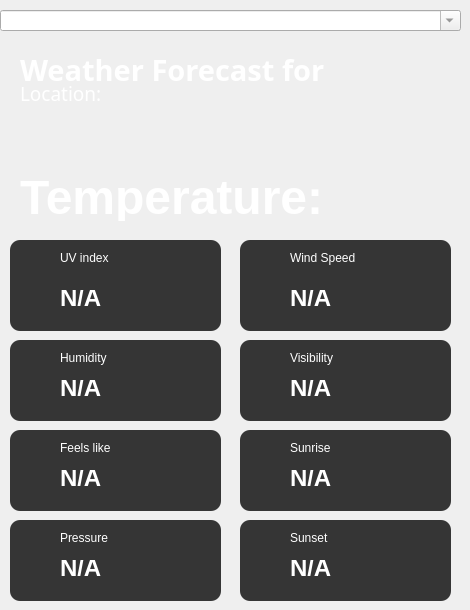
     <widget class="QFrame" name="Middle">
      <property name="maximumSize">
       <size>
        <width>475</width>
        <height>16777215</height>
       </size>
      </property>
      <widget class="QComboBox" name="comboBox">
       <property name="geometry">
        <rect>
         <x>0</x>
         <y>10</y>
         <width>461</width>
         <height>21</height>
        </rect>
       </property>
       <property name="maximumSize">
        <size>
         <width>16777215</width>
         <height>16777215</height>
        </size>
       </property>
       <property name="styleSheet">
        <string notr="true">alternate-background-color: rgb(0, 0, 0);
selection-color: rgb(0, 0, 0);
color: rgb(97, 97, 97);</string>
       </property>
       <property name="editable">
        <bool>true</bool>
       </property>
       <property name="currentText">
        <string/>
       </property>
       <property name="placeholderText">
        <string>Enter Location (ex. Bangkok)</string>
       </property>
      </widget>
      <widget class="QLabel" name="location_label">
       <property name="geometry">
        <rect>
         <x>20</x>
         <y>80</y>
         <width>131</width>
         <height>21</height>
        </rect>
       </property>
       <property name="font">
        <font>
         <family>Arial Unicode MS</family>
         <pointsize>14</pointsize>
         <bold>false</bold>
         <kerning>true</kerning>
        </font>
       </property>
       <property name="styleSheet">
        <string notr="true">color: rgb(255, 255, 255);</string>
       </property>
       <property name="text">
        <string>Location:</string>
       </property>
       <property name="alignment">
        <set>Qt::AlignLeading|Qt::AlignLeft|Qt::AlignTop</set>
       </property>
      </widget>
      <widget class="QLabel" name="label">
       <property name="geometry">
        <rect>
         <x>20</x>
         <y>50</y>
         <width>311</width>
         <height>31</height>
        </rect>
       </property>
       <property name="font">
        <font>
         <family>Arial Unicode MS</family>
         <pointsize>22</pointsize>
         <bold>true</bold>
        </font>
       </property>
       <property name="styleSheet">
        <string notr="true">color: rgb(255, 255, 255);</string>
       </property>
       <property name="text">
        <string>Weather Forecast for</string>
       </property>
       <property name="alignment">
        <set>Qt::AlignLeading|Qt::AlignLeft|Qt::AlignTop</set>
       </property>
      </widget>
      <widget class="QLabel" name="temperature_label">
       <property name="geometry">
        <rect>
         <x>20</x>
         <y>170</y>
         <width>311</width>
         <height>51</height>
        </rect>
       </property>
       <property name="font">
        <font>
         <family>Arial</family>
         <pointsize>36</pointsize>
         <bold>true</bold>
        </font>
       </property>
       <property name="styleSheet">
        <string notr="true">color: rgb(255, 255, 255);</string>
       </property>
       <property name="text">
        <string>Temperature:</string>
       </property>
       <property name="alignment">
        <set>Qt::AlignLeading|Qt::AlignLeft|Qt::AlignTop</set>
       </property>
      </widget>
      <widget class="QLabel" name="weathericon_indicator">
       <property name="geometry">
        <rect>
         <x>310</x>
         <y>90</y>
         <width>131</width>
         <height>131</height>
        </rect>
       </property>
       <property name="text">
        <string/>
       </property>
       <property name="pixmap">
        <pixmap>../Icons/sun_869869.png</pixmap>
       </property>
       <property name="scaledContents">
        <bool>true</bool>
       </property>
      </widget>
      <widget class="QFrame" name="UVindex_frame">
       <property name="geometry">
        <rect>
         <x>10</x>
         <y>240</y>
         <width>211</width>
         <height>91</height>
        </rect>
       </property>
       <property name="mouseTracking">
        <bool>true</bool>
       </property>
       <property name="tabletTracking">
        <bool>true</bool>
       </property>
       <property name="styleSheet">
        <string notr="true">background-color: rgb(53, 53, 53);
border-radius: 10px;</string>
       </property>
       <widget class="QLabel" name="label_4">
        <property name="geometry">
         <rect>
          <x>50</x>
          <y>10</y>
          <width>58</width>
          <height>16</height>
         </rect>
        </property>
        <property name="font">
         <font>
          <family>Arial</family>
         </font>
        </property>
        <property name="styleSheet">
         <string notr="true">color: rgb(255, 255, 255);</string>
        </property>
        <property name="text">
         <string>UV index</string>
        </property>
       </widget>
       <widget class="QLabel" name="uvindex_icon">
        <property name="geometry">
         <rect>
          <x>20</x>
          <y>10</y>
          <width>21</width>
          <height>21</height>
         </rect>
        </property>
        <property name="text">
         <string/>
        </property>
        <property name="pixmap">
         <pixmap>../Icons/uvindex_icon.png</pixmap>
        </property>
        <property name="scaledContents">
         <bool>true</bool>
        </property>
       </widget>
       <widget class="QLabel" name="uvindex_value">
        <property name="geometry">
         <rect>
          <x>50</x>
          <y>50</y>
          <width>61</width>
          <height>16</height>
         </rect>
        </property>
        <property name="font">
         <font>
          <family>Arial</family>
          <pointsize>18</pointsize>
          <bold>true</bold>
         </font>
        </property>
        <property name="styleSheet">
         <string notr="true">color: rgb(255, 255, 255);</string>
        </property>
        <property name="text">
         <string>N/A</string>
        </property>
       </widget>
      </widget>
      <widget class="QFrame" name="Windspeed_frame">
       <property name="geometry">
        <rect>
         <x>240</x>
         <y>240</y>
         <width>211</width>
         <height>91</height>
        </rect>
       </property>
       <property name="mouseTracking">
        <bool>true</bool>
       </property>
       <property name="styleSheet">
        <string notr="true">background-color: rgb(53, 53, 53);
border-radius: 10px;</string>
       </property>
       <widget class="QLabel" name="label_7">
        <property name="geometry">
         <rect>
          <x>50</x>
          <y>10</y>
          <width>71</width>
          <height>16</height>
         </rect>
        </property>
        <property name="font">
         <font>
          <family>Arial</family>
         </font>
        </property>
        <property name="styleSheet">
         <string notr="true">color: rgb(255, 255, 255);</string>
        </property>
        <property name="text">
         <string>Wind Speed</string>
        </property>
       </widget>
       <widget class="QLabel" name="windspeed_icon">
        <property name="geometry">
         <rect>
          <x>20</x>
          <y>10</y>
          <width>21</width>
          <height>21</height>
         </rect>
        </property>
        <property name="text">
         <string/>
        </property>
        <property name="pixmap">
         <pixmap>../Icons/windspeed.png</pixmap>
        </property>
        <property name="scaledContents">
         <bool>true</bool>
        </property>
       </widget>
       <widget class="QLabel" name="windspeed_value">
        <property name="geometry">
         <rect>
          <x>50</x>
          <y>50</y>
          <width>111</width>
          <height>16</height>
         </rect>
        </property>
        <property name="font">
         <font>
          <family>Arial</family>
          <pointsize>18</pointsize>
          <bold>true</bold>
         </font>
        </property>
        <property name="styleSheet">
         <string notr="true">color: rgb(255, 255, 255);</string>
        </property>
        <property name="text">
         <string>N/A</string>
        </property>
       </widget>
       <zorder>label_7</zorder>
       <zorder>windspeed_value</zorder>
       <zorder>windspeed_icon</zorder>
      </widget>
      <widget class="QFrame" name="Humidity_frame">
       <property name="geometry">
        <rect>
         <x>10</x>
         <y>340</y>
         <width>211</width>
         <height>81</height>
        </rect>
       </property>
       <property name="mouseTracking">
        <bool>true</bool>
       </property>
       <property name="styleSheet">
        <string notr="true">background-color: rgb(53, 53, 53);
border-radius: 10px;</string>
       </property>
       <widget class="QLabel" name="label_5">
        <property name="geometry">
         <rect>
          <x>50</x>
          <y>10</y>
          <width>58</width>
          <height>16</height>
         </rect>
        </property>
        <property name="font">
         <font>
          <family>Arial</family>
         </font>
        </property>
        <property name="styleSheet">
         <string notr="true">color: rgb(255, 255, 255);</string>
        </property>
        <property name="text">
         <string>Humidity</string>
        </property>
       </widget>
       <widget class="QLabel" name="humidity_icon">
        <property name="geometry">
         <rect>
          <x>20</x>
          <y>10</y>
          <width>21</width>
          <height>21</height>
         </rect>
        </property>
        <property name="text">
         <string/>
        </property>
        <property name="pixmap">
         <pixmap>../Icons/humidity_icon.png</pixmap>
        </property>
        <property name="scaledContents">
         <bool>true</bool>
        </property>
       </widget>
       <widget class="QLabel" name="humidity_value">
        <property name="geometry">
         <rect>
          <x>50</x>
          <y>40</y>
          <width>71</width>
          <height>16</height>
         </rect>
        </property>
        <property name="font">
         <font>
          <family>Arial</family>
          <pointsize>18</pointsize>
          <bold>true</bold>
         </font>
        </property>
        <property name="styleSheet">
         <string notr="true">color: rgb(255, 255, 255);</string>
        </property>
        <property name="text">
         <string>N/A</string>
        </property>
       </widget>
      </widget>
      <widget class="QFrame" name="Visibility_frame">
       <property name="geometry">
        <rect>
         <x>240</x>
         <y>340</y>
         <width>211</width>
         <height>81</height>
        </rect>
       </property>
       <property name="mouseTracking">
        <bool>true</bool>
       </property>
       <property name="styleSheet">
        <string notr="true">background-color: rgb(53, 53, 53);
border-radius: 10px;</string>
       </property>
       <widget class="QLabel" name="label_6">
        <property name="geometry">
         <rect>
          <x>50</x>
          <y>10</y>
          <width>58</width>
          <height>16</height>
         </rect>
        </property>
        <property name="font">
         <font>
          <family>Arial</family>
         </font>
        </property>
        <property name="styleSheet">
         <string notr="true">color: rgb(255, 255, 255);</string>
        </property>
        <property name="text">
         <string>Visibility</string>
        </property>
       </widget>
       <widget class="QLabel" name="visibility_icon">
        <property name="geometry">
         <rect>
          <x>20</x>
          <y>10</y>
          <width>21</width>
          <height>21</height>
         </rect>
        </property>
        <property name="text">
         <string/>
        </property>
        <property name="pixmap">
         <pixmap>../Icons/visibility_icon.png</pixmap>
        </property>
        <property name="scaledContents">
         <bool>true</bool>
        </property>
       </widget>
       <widget class="QLabel" name="visibility_value">
        <property name="geometry">
         <rect>
          <x>50</x>
          <y>40</y>
          <width>91</width>
          <height>16</height>
         </rect>
        </property>
        <property name="font">
         <font>
          <family>Arial</family>
          <pointsize>18</pointsize>
          <bold>true</bold>
         </font>
        </property>
        <property name="styleSheet">
         <string notr="true">color: rgb(255, 255, 255);</string>
        </property>
        <property name="text">
         <string>N/A</string>
        </property>
       </widget>
      </widget>
      <widget class="QFrame" name="feelslike_frame">
       <property name="geometry">
        <rect>
         <x>10</x>
         <y>430</y>
         <width>211</width>
         <height>81</height>
        </rect>
       </property>
       <property name="mouseTracking">
        <bool>true</bool>
       </property>
       <property name="styleSheet">
        <string notr="true">background-color: rgb(53, 53, 53);
border-radius: 10px;</string>
       </property>
       <widget class="QLabel" name="label_9">
        <property name="geometry">
         <rect>
          <x>50</x>
          <y>10</y>
          <width>58</width>
          <height>16</height>
         </rect>
        </property>
        <property name="font">
         <font>
          <family>Arial</family>
         </font>
        </property>
        <property name="styleSheet">
         <string notr="true">color: rgb(255, 255, 255);</string>
        </property>
        <property name="text">
         <string>Feels like</string>
        </property>
       </widget>
       <widget class="QLabel" name="feelslike_icon">
        <property name="geometry">
         <rect>
          <x>20</x>
          <y>10</y>
          <width>21</width>
          <height>21</height>
         </rect>
        </property>
        <property name="text">
         <string/>
        </property>
        <property name="pixmap">
         <pixmap>../Icons/feelslike_icon.png</pixmap>
        </property>
        <property name="scaledContents">
         <bool>true</bool>
        </property>
       </widget>
       <widget class="QLabel" name="feelslike_value">
        <property name="geometry">
         <rect>
          <x>50</x>
          <y>40</y>
          <width>71</width>
          <height>16</height>
         </rect>
        </property>
        <property name="font">
         <font>
          <family>Arial</family>
          <pointsize>18</pointsize>
          <bold>true</bold>
         </font>
        </property>
        <property name="styleSheet">
         <string notr="true">color: rgb(255, 255, 255);</string>
        </property>
        <property name="text">
         <string>N/A</string>
        </property>
       </widget>
      </widget>
      <widget class="QFrame" name="pressure_frame">
       <property name="geometry">
        <rect>
         <x>10</x>
         <y>520</y>
         <width>211</width>
         <height>81</height>
        </rect>
       </property>
       <property name="mouseTracking">
        <bool>true</bool>
       </property>
       <property name="styleSheet">
        <string notr="true">background-color: rgb(53, 53, 53);
border-radius: 10px;</string>
       </property>
       <widget class="QLabel" name="label_10">
        <property name="geometry">
         <rect>
          <x>50</x>
          <y>10</y>
          <width>58</width>
          <height>16</height>
         </rect>
        </property>
        <property name="font">
         <font>
          <family>Arial</family>
         </font>
        </property>
        <property name="styleSheet">
         <string notr="true">color: rgb(255, 255, 255);</string>
        </property>
        <property name="text">
         <string>Pressure</string>
        </property>
       </widget>
       <widget class="QLabel" name="pressure_icon">
        <property name="geometry">
         <rect>
          <x>20</x>
          <y>10</y>
          <width>21</width>
          <height>21</height>
         </rect>
        </property>
        <property name="text">
         <string/>
        </property>
        <property name="pixmap">
         <pixmap>../Icons/pressure_icon.png</pixmap>
        </property>
        <property name="scaledContents">
         <bool>true</bool>
        </property>
       </widget>
       <widget class="QLabel" name="pressure_value">
        <property name="geometry">
         <rect>
          <x>50</x>
          <y>40</y>
          <width>101</width>
          <height>16</height>
         </rect>
        </property>
        <property name="font">
         <font>
          <family>Arial</family>
          <pointsize>18</pointsize>
          <bold>true</bold>
         </font>
        </property>
        <property name="styleSheet">
         <string notr="true">color: rgb(255, 255, 255);</string>
        </property>
        <property name="text">
         <string>N/A</string>
        </property>
       </widget>
      </widget>
      <widget class="QFrame" name="chanceofrain_frame">
       <property name="geometry">
        <rect>
         <x>240</x>
         <y>430</y>
         <width>211</width>
         <height>81</height>
        </rect>
       </property>
       <property name="mouseTracking">
        <bool>true</bool>
       </property>
       <property name="styleSheet">
        <string notr="true">background-color: rgb(53, 53, 53);
border-radius: 10px;</string>
       </property>
       <widget class="QLabel" name="label_11">
        <property name="geometry">
         <rect>
          <x>50</x>
          <y>10</y>
          <width>91</width>
          <height>16</height>
         </rect>
        </property>
        <property name="font">
         <font>
          <family>Arial</family>
         </font>
        </property>
        <property name="styleSheet">
         <string notr="true">color: rgb(255, 255, 255);</string>
        </property>
        <property name="text">
         <string>Sunrise</string>
        </property>
       </widget>
       <widget class="QLabel" name="sunrise_icon">
        <property name="geometry">
         <rect>
          <x>20</x>
          <y>10</y>
          <width>21</width>
          <height>21</height>
         </rect>
        </property>
        <property name="text">
         <string/>
        </property>
        <property name="pixmap">
         <pixmap>../Icons/sunset_icon.png</pixmap>
        </property>
        <property name="scaledContents">
         <bool>true</bool>
        </property>
       </widget>
       <widget class="QLabel" name="sunrise_label">
        <property name="geometry">
         <rect>
          <x>50</x>
          <y>40</y>
          <width>101</width>
          <height>16</height>
         </rect>
        </property>
        <property name="font">
         <font>
          <family>Arial</family>
          <pointsize>18</pointsize>
          <bold>true</bold>
         </font>
        </property>
        <property name="styleSheet">
         <string notr="true">color: rgb(255, 255, 255);</string>
        </property>
        <property name="text">
         <string>N/A</string>
        </property>
       </widget>
      </widget>
      <widget class="QFrame" name="pressure_frame_2">
       <property name="geometry">
        <rect>
         <x>240</x>
         <y>520</y>
         <width>211</width>
         <height>81</height>
        </rect>
       </property>
       <property name="mouseTracking">
        <bool>true</bool>
       </property>
       <property name="styleSheet">
        <string notr="true">background-color: rgb(53, 53, 53);
border-radius: 10px;</string>
       </property>
       <widget class="QLabel" name="label_12">
        <property name="geometry">
         <rect>
          <x>50</x>
          <y>10</y>
          <width>58</width>
          <height>16</height>
         </rect>
        </property>
        <property name="font">
         <font>
          <family>Arial</family>
         </font>
        </property>
        <property name="styleSheet">
         <string notr="true">color: rgb(255, 255, 255);</string>
        </property>
        <property name="text">
         <string>Sunset</string>
        </property>
       </widget>
       <widget class="QLabel" name="sunset_icon">
        <property name="geometry">
         <rect>
          <x>20</x>
          <y>10</y>
          <width>21</width>
          <height>21</height>
         </rect>
        </property>
        <property name="text">
         <string/>
        </property>
        <property name="pixmap">
         <pixmap>../Icons/sunset_icon.png</pixmap>
        </property>
        <property name="scaledContents">
         <bool>true</bool>
        </property>
       </widget>
       <widget class="QLabel" name="sunset_value">
        <property name="geometry">
         <rect>
          <x>50</x>
          <y>40</y>
          <width>101</width>
          <height>16</height>
         </rect>
        </property>
        <property name="font">
         <font>
          <family>Arial</family>
          <pointsize>18</pointsize>
          <bold>true</bold>
         </font>
        </property>
        <property name="styleSheet">
         <string notr="true">color: rgb(255, 255, 255);</string>
        </property>
        <property name="text">
         <string>N/A</string>
        </property>
       </widget>
      </widget>
      <zorder>comboBox</zorder>
      <zorder>location_label</zorder>
      <zorder>label</zorder>
      <zorder>UVindex_frame</zorder>
      <zorder>Windspeed_frame</zorder>
      <zorder>Humidity_frame</zorder>
      <zorder>Visibility_frame</zorder>
      <zorder>feelslike_frame</zorder>
      <zorder>pressure_frame</zorder>
      <zorder>chanceofrain_frame</zorder>
      <zorder>pressure_frame_2</zorder>
      <zorder>temperature_label</zorder>
      <zorder>weathericon_indicator</zorder>
     </widget>
